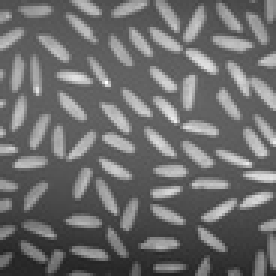
%> input picture rice.jpg, 92 x 92 px, shrunk from 256 x 256 before the run (shown 3 times larger)
$ octave main_program.m   (GNU Octave 9; MATLAB toolbox functions it lacks are replaced by stand-ins)
%> lines starting %> are read from the running program, lines starting %| are printed output that depends on the picture; in (x1, y1, x2, y2) boxes, pixels count from 0 and x2, y2 are one past the last pixel; in counts of white or black regions, pixels touching at a corner belong together; the program's own positions count from 1
### binaried.m
%binarization
%binarilization
%using max entropy to calculate the threshold.
function bw_image = binaried(filename)
%> called with filename = 'rice.jpg'
%using K-L algorithm to get optimal threshold
image = imread(filename);
%> image is the input picture: size 92x92x3 uint8; min 32, max 255, mean 108.7
image_gray = rgb2gray(image);
%imshow(image_gray);
[num_row,num_col]=size(image_gray);
%> num_row = 92; num_col = 92
% p is the number of different intensities(0~255)
p = imhist(image_gray);
%> p = 256 values, max 266 at index 96, min 0 at index 1, mean 33.06
%Probability density
p_density = (p/(num_row*num_col));
%> p_density = 256 values, max 0.0314 at index 96, min 0 at index 1, mean 0.00391
p_distribution = cumsum(p_density);
%> p_distribution = 256 values from 0 to 1
x=[];
y=[];
for j = 1:1:256
    %Before each iteration,the program has to clean x,y,because every loop
    %will have their x and y.They store x,y at  the same place.
  x=[];
y=[];
    back =p_distribution(j);
    fore =1-back;
    if back~=0
        for jj =1:j
            if p_density(jj)~=0
                x(jj) = (p_density(jj)/back)*(log(p_density(jj)/back));
            else
                x(jj)=0;
            end
        end
        h0(j)=-sum(x);
    else
        h0(j)=0;
    end
    if fore~=0
        for j_ =( j+1):1:256
            if p_density(j_)~=0
                y(j_-j) = (p_density(j_)/fore)*(log(p_density(j_)/fore));
            else
                y(j_-j)=0;
            end
        end
        h1(j)=-sum(y);
    else
        h1(j)=0;
    end
    H1(j) = h0(j)+h1(j);
end
%> this loop made 256 passes
%> (back, fore) on passes 1 to 3: (0, 1), (0, 1), (0, 1)
%> after the loop, H1 = 256 values, max 8.66 at index 122, min 4.88 at index 238, mean 7.34; h0 = 256 values, max 4.88 at index 256, min 0 at index 1, mean 3.6; h1 = 256 values, max 4.88 at index 1, min -1.28e-12 at index 238, mean 3.74; x = 256 values, max 0 at index 1, min -0.109 at index 96, mean -0.0191

[~,threshold] =max(H1);
%> threshold = 122
bw_image=im2bw(image_gray,(threshold-1)/255);
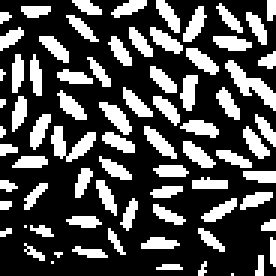
%> bw_image: size 92x92 logical (shown 3 times larger); 30.5% white; 76 white regions (20 under 20 px), largest, box (x1, y1, x2, y2) and area: (75, 20, 92, 37) 98, (17, 42, 32, 54) 84, (33, 34, 44, 45) 56
%imshow(bw_image);

### cca.m
%Connected component Analysis fuction
%input: binary image(matrix),output: labeled compoents image
function [labeled_image,equivalence] = cca(orginal_image)
orginal_image=double(orginal_image);
[row_num,col_num] = size(orginal_image);
%> row_num = 92; col_num = 92
%index of each row nonzero entries
row_index_none_zero = cell(row_num,1);
for i = 1:row_num
    row_index_none_zero{i} =find(orginal_image(i,:)>0);
end
%> after the loop, row_index_none_zero = 92 items
%判断第一个非零元素出现在哪一行
%先处理第一行
a =find(orginal_image.'>0);
%> a = 2578 values from 25 to 8460
a= ceil(a(1)/col_num);
%> a = 1
global n;
global num_equivalence;
num_equivalence=1;
n=1;
%if orginal_image(a,row_index_none_zero{a}(1))==1
for i=1:(size(row_index_none_zero{a},2)-1)
    if row_index_none_zero{a}(i+1)-row_index_none_zero{a}(i)==1
        %orginal_image(a,row_index_none_zero{a}(i))=n;
        orginal_image(a,row_index_none_zero{a}(i+1))=orginal_image(a,row_index_none_zero{a}(i));
    else
        n=n+1;
        orginal_image(a,row_index_none_zero{a}(i+1))=n;
        %disp(n)
    end
end
%> this loop made 17 passes
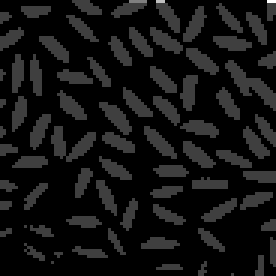
%> orginal_image: size 92x92 double (shown 3 times larger); min 0, max 4, mean 0.307; drawn with min black and max white


for i =(a+1):row_num
    if any(row_index_none_zero{i})
        %orginal_image(i,row_index_none_zero{i}(1))=orginal_image(i-1,row_index_none_zero{i}(end))+1;
        %先判断与上一行有无共交集
        index_intersect = intersect(row_index_none_zero{i},row_index_none_zero{i-1});
        if index_intersect
            for i_ = 1:size(index_intersect,2)
                orginal_image(i,index_intersect(i_))=orginal_image(i-1,index_intersect(i_));
            end
        end
        %处理首个非0元素
        if orginal_image(i,row_index_none_zero{i}(1))~=orginal_image(i-1,row_index_none_zero{i}(1))
            n=n+1;
            orginal_image(i,row_index_none_zero{i}(1))=n;
        end
        for ii=1:(size(row_index_none_zero{i},2)-1)
            if row_index_none_zero{i}(ii+1)-row_index_none_zero{i}(ii)==1
                %若相邻判断该元素是否已经赋值
                if orginal_image(i,row_index_none_zero{i}(ii+1))~=1
                    %若相邻判断该元素是否等于自己，不等于就创建equivalence
                    if (orginal_image(i,row_index_none_zero{i}(ii+1))~=...
                            orginal_image(i,row_index_none_zero{i}(ii)))
                        %保存对应关系表
                        equivalence{num_equivalence}=[orginal_image(i,row_index_none_zero{i}(ii+1)),...
                            orginal_image(i,row_index_none_zero{i}(ii))];
                        %index加1
                        num_equivalence=num_equivalence+1;
                    end
                    %若没有赋值
                else
                    orginal_image(i,row_index_none_zero{i}(ii+1))=orginal_image(i,row_index_none_zero{i}(ii));
                end

            elseif row_index_none_zero{i}(ii+1)-row_index_none_zero{i}(ii)>1
                %判断是否已经赋值
                if orginal_image(i,row_index_none_zero{i}(ii+1))~=1
              %若没有赋值
                elseif orginal_image(i,row_index_none_zero{i}(ii+1))==1
                    if orginal_image(i-1,row_index_none_zero{i}(ii+1))~=1
                        n=n+1;
                        orginal_image(i,row_index_none_zero{i}(ii+1))=n;
                    end
                end

            end
        end
    end
end
%> this loop made 91 passes
%> index_intersect on passes 56, 60: [36 37 38 39 40 41 54 55 56 57 58 59 60 61], [27 28 29 30 68 70 87 88 89 90 91 92]
%> after the loop, equivalence = 300 items; index_intersect = [67 68 86 87 88]; n = 165; num_equivalence = 301

%去除重复值
labeled_image=orginal_image;
size_equivalence_matrix=size(equivalence,2);
%> size_equivalence_matrix = 300
equivalence=equivalence';
equivalence_matrix = cell2mat(equivalence);
%> equivalence_matrix = 300 rows, first 12: [2 5; 5 8; 2 5; 6 10; 8 11; 5 8; 2 5; 9 12; 11 14; 8 11; 5 8; 2 5]
equivalence_matrix =unique(equivalence_matrix,'rows');
%> equivalence_matrix = 86 rows, first 12: [2 5; 5 8; 6 10; 8 11; 9 12; 11 14; 12 17; 17 18; 18 22; 19 23; 22 25; 23 24]
size_equivalence_matrix=size(equivalence_matrix,1);
%> size_equivalence_matrix = 86
%划分run
equivalence=mat2cell(equivalence_matrix,ones(1,size_equivalence_matrix));
equivalence=equivalence';
%> equivalence = 86 items
for i =1:size(equivalence,2)-1
    for ii=1:size(equivalence,2)
        if i~=ii
            if intersect(equivalence{i},equivalence{ii})
                equivalence{i}=union(equivalence{i},equivalence{ii});
            end
        end
    end
end
%> this loop made 85 passes
 for i =1:size(equivalence,2)
    equivalence{i}=mat2str(equivalence{i});
 end
%> this loop made 86 passes
%合并
equivalence=unique(equivalence);
%> equivalence = 40 items
for i =1:size(equivalence,2)
    equivalence{i}=str2num(equivalence{i});
end
%> this loop made 40 passes

for i =1:size(equivalence,2)
    temp = size(equivalence{i},2);
    temp_=[];
    for i_ =1:temp
    temp_ =union(find(labeled_image==equivalence{i}(i_)),temp_);
    end
  labeled_image(temp_)=equivalence{i}(1);
end
%> this loop made 40 passes
%> temp on passes 1 to 12: 3, 7, 3, 4, 5, 7, 2, 3, 2, 2, 3, 2
%> labeled_image: size 92x92 double; min 0, max 165, mean 20.1

  %重新标号
ui_temp=unique(labeled_image);
%> ui_temp = 80 values from 0 to 165
ui = ui_temp(ui_temp>0);
%> ui = 79 values from 1 to 165
for j_ = 1:size(ui,1)
    labeled_image(labeled_image==ui(j_))=j_;
end
%> this loop made 79 passes
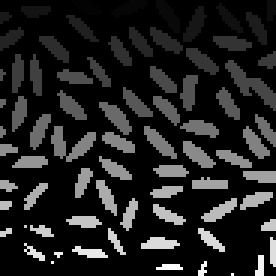
%> labeled_image: size 92x92 double (shown 3 times larger); min 0, max 79, mean 10.4; drawn with min black and max white
%涂色
num_color = max(max(labeled_image));
%> num_color = 79
m_cmap =zeros (num_color,3);
m_cmap(:,1)=[1;rand(num_color-1,1)];
m_cmap(:,2)=[1;rand(num_color-1,1)];
m_cmap(:,3)=[1;rand(num_color-1,1)];
figure
subplot(1,2,1)
imshow(orginal_image);
subplot(1,2,2)
imshow(labeled_image,colormap(m_cmap));
end


### main_program.m
%测试程序
%picture 1
close all;
clear all;
clc;
bw1=binaried('rice.jpg');
[labeled_image1,~]=cca(bw1);
%picture 2
bw2=binaried('test2.png');
%> call 2 of binaried, with filename = 'test2.png'
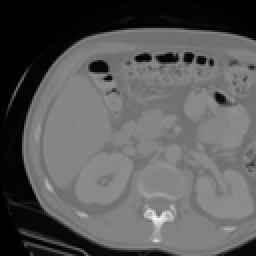
%> input picture test2.png, 128 x 128 px, shrunk from 356 x 356 before the run (shown 2 times larger)
%> in binaried, image is the input picture: size 128x128x3 uint8; min 0, max 246, mean 89.8
%> in binaried (call 2), `p = imhist(image_gray);`: p = 256 values, max 1590 at index 1, min 0 at index 165, mean 64
%> in binaried (call 2), `p_density = (p/(num_row*num_col));`: p_density = 256 values, max 0.097 at index 1, min 0 at index 165, mean 0.00391
%> in binaried (call 2), `p_distribution = cumsum(p_density);`: p_distribution = 256 values from 0.097 to 1
%> the loop in binaried (call 2), `for j = 1:1:256` made 256 passes
%> (back, fore) on passes 1 to 3: (0.097, 0.903), (0.109, 0.891), (0.127, 0.873)
%> after the loop in binaried (call 2), `for j = 1:1:256`: H1 = 256 values, max 7.86 at index 148, min 3.99 at index 244, mean 6.44; h0 = 256 values, max 4 at index 247, min 0 at index 1, mean 3.29; h1 = 256 values, max 4.07 at index 1, min 0 at index 244, mean 3.15; x = 256 values, max 0 at index 165, min -0.226 at index 1, mean -0.0156
%> in binaried (call 2), `[~,threshold] =max(H1);`: threshold = 148
%> in binaried (call 2), `bw_image=im2bw(image_gray,(threshold-1)/255);`: bw_image: size 128x128 logical; 1.2% white; 6 white regions (4 under 20 px), largest, box (x1, y1, x2, y2) and area: (72, 102, 88, 121) 128, (70, 93, 86, 99) 28
[labeled_image2,~]=cca(bw2);
%> after the loop in cca (call 2), `for i = 1:row_num`: row_index_none_zero = 128 items
%> in cca (call 2), `a =find(orginal_image.'>0);`: a = 195 values from 8084 to 15441
%> in cca (call 2), `a= ceil(a(1)/col_num);`: a = 64
%> after the loop in cca (call 2), `for i=1:(size(row_index_none_zero{a},2)-1)`: n = 1
%> the loop in cca (call 2), `for i =(a+1):row_num` made 64 passes
%> index_intersect on passes 1, 40, 43, 54, 55: 20, [74 86 87], [74 75 76 77 78 83 84 85 88], [78 79 80], [78 79 80]
%> after the loop in cca (call 2), `for i =(a+1):row_num`:
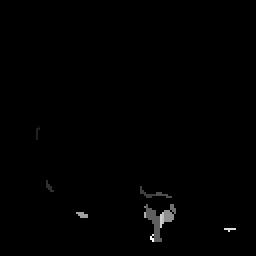
%> orginal_image: size 128x128 double (shown 2 times larger); min 0, max 16, mean 0.0859; drawn with min black and max white
%> after the loop in cca (call 2), `for i =(a+1):row_num`: equivalence = 24 items; num_equivalence = 25
%> in cca (call 2), `size_equivalence_matrix=size(equivalence,2);`: size_equivalence_matrix = 24
%> in cca (call 2), `equivalence_matrix = cell2mat(equivalence);`: equivalence_matrix = 24 rows, first 12: [5 4; 6 8; 6 11; 9 12; 6 11; 12 13; 9 12; 6 11; 13 6; 12 13; 9 12; 13 6]
%> in cca (call 2), `equivalence_matrix =unique(equivalence_matrix,'rows');`: equivalence_matrix = [5 4; 6 8; 6 11; 6 15; 6 16; 9 12; 12 13; 13 6]
%> in cca (call 2), `size_equivalence_matrix=size(equivalence_matrix,1);`: size_equivalence_matrix = 8
%> in cca (call 2), `equivalence=equivalence';`: equivalence = {[5 4], [6 8], [6 11], [6 15], [6 16], [9 12], [12 13], [13 6]}
%> the loop in cca (call 2), `for i =1:size(equivalence,2)-1` made 7 passes
%> after the loop in cca (call 2), `for i =1:size(equivalence,2)-1`: equivalence = {[5 4], [6 8 11 13 15 16], [6 8 11 12 13 15 16], [6 8 9 11 12 13 15 16], [6 8 9 11 12 13 15 16], [6 8 9 11 12 13 15 16], [6 8 9 11 12 13 15 16], [13 6]}
%> the loop in cca (call 2), `for i =1:size(equivalence,2)` made 8 passes
%> after the loop in cca (call 2), `for i =1:size(equivalence,2)`: equivalence = {'[5 4]', '[6 8 11 13 15 16]', '[6 8 11 12 13 15 16]', '[6 8 9 11 12 13 15 16]', '[6 8 9 11 12 13 15 16]', '[6 8 9 11 12 13 15 16]', '[6 8 9 11 12 13 15 16]', '[13 6]'}
%> in cca (call 2), `equivalence=unique(equivalence);`: equivalence = {'[13 6]', '[5 4]', '[6 8 11 12 13 15 16]', '[6 8 11 13 15 16]', '[6 8 9 11 12 13 15 16]'}
%> the loop in cca (call 2), `for i =1:size(equivalence,2)` made 5 passes
%> after the loop in cca (call 2), `for i =1:size(equivalence,2)`: equivalence = {[13 6], [5 4], [6 8 11 12 13 15 16], [6 8 11 13 15 16], [6 8 9 11 12 13 15 16]}
%> the loop in cca (call 2), `for i =1:size(equivalence,2)` made 5 passes
%> temp on passes 1 to 5: 2, 2, 7, 6, 8
%> after the loop in cca (call 2), `for i =1:size(equivalence,2)`: labeled_image: size 128x128 double; 0.39% of pixels changed, all inside (x1, y1, x2, y2) = (70, 93, 87, 121)
%> in cca (call 2), `ui_temp=unique(labeled_image);`: ui_temp = [0; 1; 2; 3; 5; 6; 7; 10; 14]
%> in cca (call 2), `ui = ui_temp(ui_temp>0);`: ui = [1; 2; 3; 5; 6; 7; 10; 14]
%> the loop in cca (call 2), `for j_ = 1:size(ui,1)` made 8 passes
%> after the loop in cca (call 2), `for j_ = 1:size(ui,1)`:
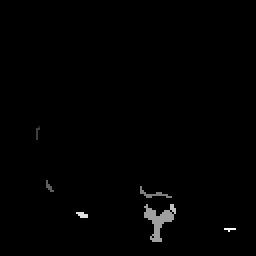
%> labeled_image: size 128x128 double (shown 2 times larger); min 0, max 8, mean 0.0584; drawn with min black and max white
%> in cca (call 2), `num_color = max(max(labeled_image));`: num_color = 8
%> in cca (call 2), `imshow(labeled_image,colormap(m_cmap));`:
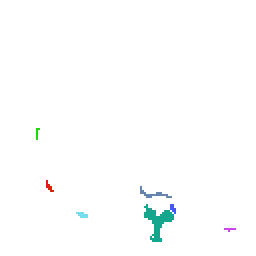
%> displayed picture: size 128x128x3, on the screen's scale of 0 to 255 (shown 2 times larger); mean R, G, B 252.7, 253.8, 253.7
